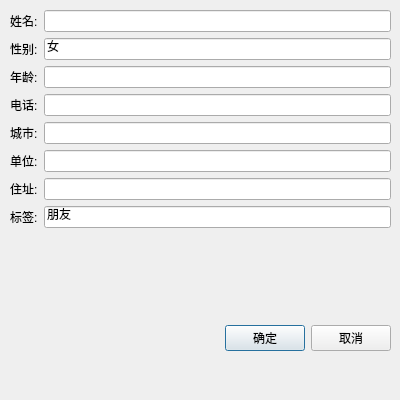
<?xml version="1.0" encoding="UTF-8"?>
<ui version="4.0">
 <class>AddContactDialog</class>
 <widget class="QDialog" name="AddContactDialog">
  <property name="geometry">
   <rect>
    <x>0</x>
    <y>0</y>
    <width>400</width>
    <height>400</height>
   </rect>
  </property>
  <property name="windowTitle">
   <string>添加联系人</string>
  </property>
  <widget class="QWidget" name="verticalLayoutWidget">
   <property name="geometry">
    <rect>
     <x>10</x>
     <y>10</y>
     <width>381</width>
     <height>341</height>
    </rect>
   </property>
   <layout class="QVBoxLayout" name="verticalLayout">
    <item>
     <layout class="QFormLayout" name="formLayout">
      <item row="0" column="0">
       <widget class="QLabel" name="label">
        <property name="text">
         <string>姓名:</string>
        </property>
       </widget>
      </item>
      <item row="0" column="1">
       <widget class="QLineEdit" name="nameEdit"/>
      </item>
      <item row="1" column="0">
       <widget class="QLabel" name="label_2">
        <property name="text">
         <string>性别:</string>
        </property>
       </widget>
      </item>
      <item row="1" column="1">
       <widget class="QLineEdit" name="genderEdit">
        <property name="text">
         <string>女</string>
        </property>
       </widget>
      </item>
      <item row="2" column="0">
       <widget class="QLabel" name="label_3">
        <property name="text">
         <string>年龄:</string>
        </property>
       </widget>
      </item>
      <item row="2" column="1">
       <widget class="QLineEdit" name="ageEdit"/>
      </item>
      <item row="3" column="0">
       <widget class="QLabel" name="label_4">
        <property name="text">
         <string>电话:</string>
        </property>
       </widget>
      </item>
      <item row="3" column="1">
       <widget class="QLineEdit" name="phoneEdit"/>
      </item>
      <item row="4" column="0">
       <widget class="QLabel" name="label_5">
        <property name="text">
         <string>城市:</string>
        </property>
       </widget>
      </item>
      <item row="4" column="1">
       <widget class="QLineEdit" name="cityEdit"/>
      </item>
      <item row="5" column="0">
       <widget class="QLabel" name="label_6">
        <property name="text">
         <string>单位:</string>
        </property>
       </widget>
      </item>
      <item row="5" column="1">
       <widget class="QLineEdit" name="companyEdit"/>
      </item>
      <item row="6" column="0">
       <widget class="QLabel" name="label_7">
        <property name="text">
         <string>住址:</string>
        </property>
       </widget>
      </item>
      <item row="6" column="1">
       <widget class="QLineEdit" name="addressEdit"/>
      </item>
      <item row="7" column="0">
       <widget class="QLabel" name="label_8">
        <property name="text">
         <string>标签:</string>
        </property>
       </widget>
      </item>
      <item row="7" column="1">
       <widget class="QLineEdit" name="tagsEdit">
        <property name="text">
         <string>朋友</string>
        </property>
       </widget>
      </item>
     </layout>
    </item>
    <item>
     <layout class="QHBoxLayout" name="horizontalLayout">
      <item>
       <spacer name="horizontalSpacer">
        <property name="orientation">
         <enum>Qt::Horizontal</enum>
        </property>
        <property name="sizeHint" stdset="0">
         <size>
          <width>40</width>
          <height>20</height>
         </size>
        </property>
       </spacer>
      </item>
      <item>
       <widget class="QPushButton" name="okButton">
        <property name="text">
         <string>确定</string>
        </property>
       </widget>
      </item>
      <item>
       <widget class="QPushButton" name="cancelButton">
        <property name="text">
         <string>取消</string>
        </property>
       </widget>
      </item>
     </layout>
    </item>
   </layout>
  </widget>
 </widget>
 <resources/>
 <connections/>
</ui>
